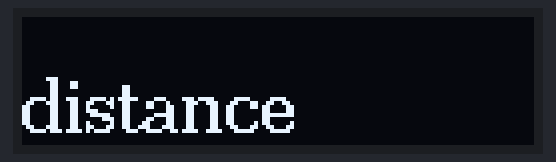
A sketch run on a simulated Arduino Uno, built with avr-gcc and run on an emulated ATmega328P. Parts: 128×32 one-colour display.

Above: at 0.1 s.
At 1.2 s:
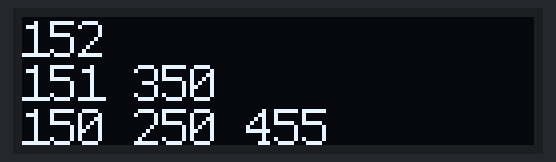
At 4.2 s:
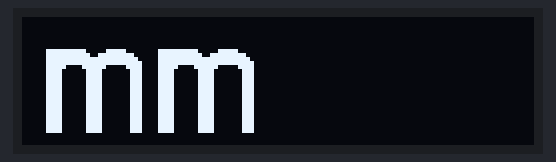

Measured:
- by itself, everything shown: repeats every 5.1 s, in 3 steps
- what the display in image 1 shows lasts 3.0 s, from 1.1 s to 4.1 s
- what the display in image 2 shows lasts 1.1 s, from 4.1 s to 5.2 s

The sketch:

tes_oled_0.91inch_128x32.ino
```cpp
#include <Arduino.h>
#include <U8g2lib.h>
#include <SPI.h>
#include <Wire.h>

U8G2_SSD1306_128X32_UNIVISION_F_HW_I2C u8g2(U8G2_R0);

 void setup(void) {
   u8g2.begin();
}

  void loop(void) {
   u8g2.clearBuffer();					// clear the internal memory
   u8g2.setFont(u8g2_font_ncenR14_tr);  // choose a suitable font at https://github.com/olikraus/u8g2/wiki/fntlistall
   u8g2.drawStr(0,29,"distance");	// write something to the internal memory
   u8g2.sendBuffer();					// transfer internal memory to the display
   delay(1000);

   u8g2.clearBuffer();         // clear the internal memory
   u8g2.setFont(u8g2_font_profont15_tn);  // choose a suitable font at https://github.com/olikraus/u8g2/wiki/fntlistall
   u8g2.drawStr(0,10,"152");  // write something to the internal memory
   u8g2.drawStr(0,21,"151 350");  // write something to the internal memory
   u8g2.drawStr(0,32,"150 250 455");  // write something to the internal memory
   u8g2.sendBuffer();         // transfer internal memory to the display

   delay(3000);

   u8g2.clearBuffer();         // clear the internal memory
   u8g2.setFont(u8g2_font_logisoso28_tr);  // choose a suitable font at https://github.com/olikraus/u8g2/wiki/fntlistall
   u8g2.drawStr(4,29,"mm");  // write something to the internal memory
   u8g2.sendBuffer();         // transfer internal memory to the display
   delay(1000);


}
```
